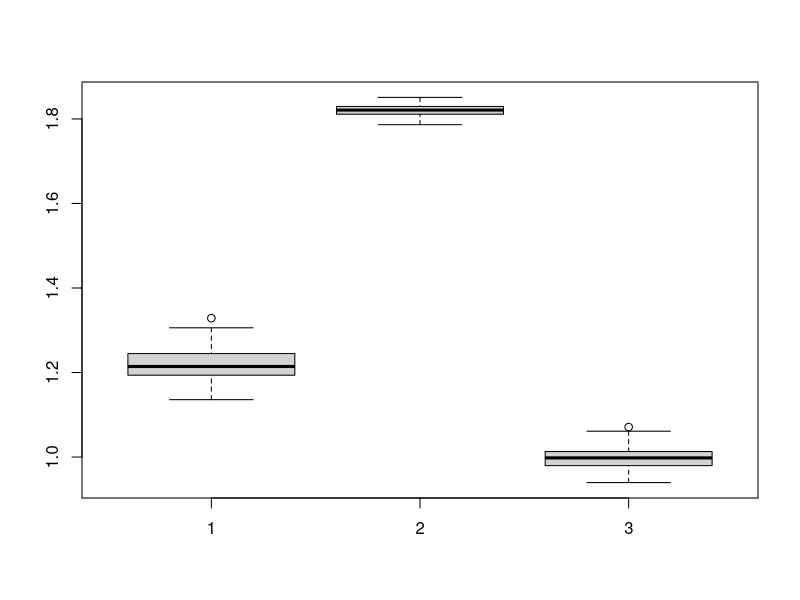
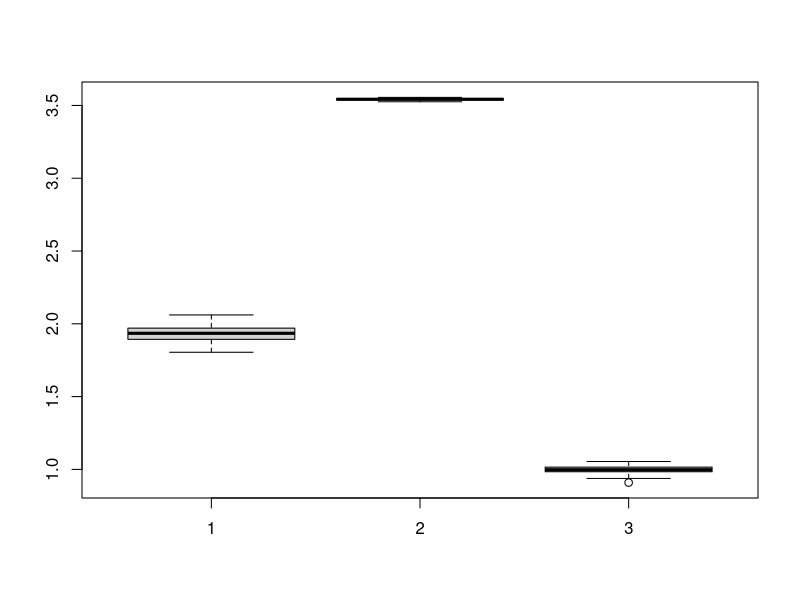

The R script that drew these images, in order:
sdDiff <- function(x, method = 'HALL')
{
  if(is.numeric(x) == FALSE || length(x) < 2){stop('x is not a numeric vector of length > 1')}
  if(method == "HALL")
  {
    n = length(x)
    wei <- c(0.1942, 0.2809, 0.3832, -0.8582)
    mat <- wei %*% t(x)
    mat[2, -n] = mat[2, -1]
    mat[3, -c(n-1, n)] = mat[3, -c(1, 2)]
    mat[4, -c(n-2, n-1, n)] = mat[4, -c(1, 2, 3)]
    return(sqrt(sum(apply(mat[, -c(n-2, n-1, n)], 2, sum)^2) / (n-3)))
  }
  if(method == "MAD")
  {
    return(mad(diff(x)/sqrt(2)))
  }
  if(method == "SD")
  {
    return(sd(diff(x)/sqrt(2)))
  }
  return(NULL)
}

####

estim_sigma <- function(signal, sigma, p)
{
  d0 <- 0.1942
  d1 <- 0.2809
  d2 <- 0.3832
  d3 <- -0.8582
  corrector <- sqrt(d3^2 + (d2-d3)^2 + (d1-d2)^2 + (d0-d1)^2 + d0^2)
  
  sdMad <- NULL
  sdHall <- NULL
  sdHallDiff <- NULL

  n <- length(signal)
  for(i in 1:p)
  {
    y <- signal + rnorm(n,0,sigma)
    sdMad <- c(sdMad,sdDiff(y,method = "MAD"))
    sdHall <- c(sdHall,sdDiff(y,method = "HALL"))
    sdHallDiff <- c(sdHallDiff,sdDiff(diff(y),method = "HALL")/corrector)
  }

  response <- list(sdMad = sdMad, sdHall = sdHall, sdHallDiff = sdHallDiff)
  return(response)
}



###############

sigma <- 1

n <- 333
signal1 <- c(seq(from = 0, to = n, length.out = n), seq(from = n, to = 0, length.out = n),  seq(from = 0, to = n, length.out = n))
signal2 <- n*cos(3*pi/(3*n)*0:(3*n-1))
p <- 100

#estimation
res1 <- estim_sigma(signal1, sigma, p)
res2 <- estim_sigma(signal2, sigma, p)

#results
mean(res1$sdMad)
mean(res1$sdHall)
mean(res1$sdHallDiff)
sd(res1$sdMad)
sd(res1$sdHall)
sd(res1$sdHallDiff)

mean(res2$sdMad)
mean(res2$sdHall)
mean(res2$sdHallDiff)
sd(res2$sdMad)
sd(res2$sdHall)
sd(res2$sdHallDiff)

boxplot(res1$sdMad, res1$sdHall, res1$sdHallDiff)
boxplot(res2$sdMad, res2$sdHall, res2$sdHallDiff)
